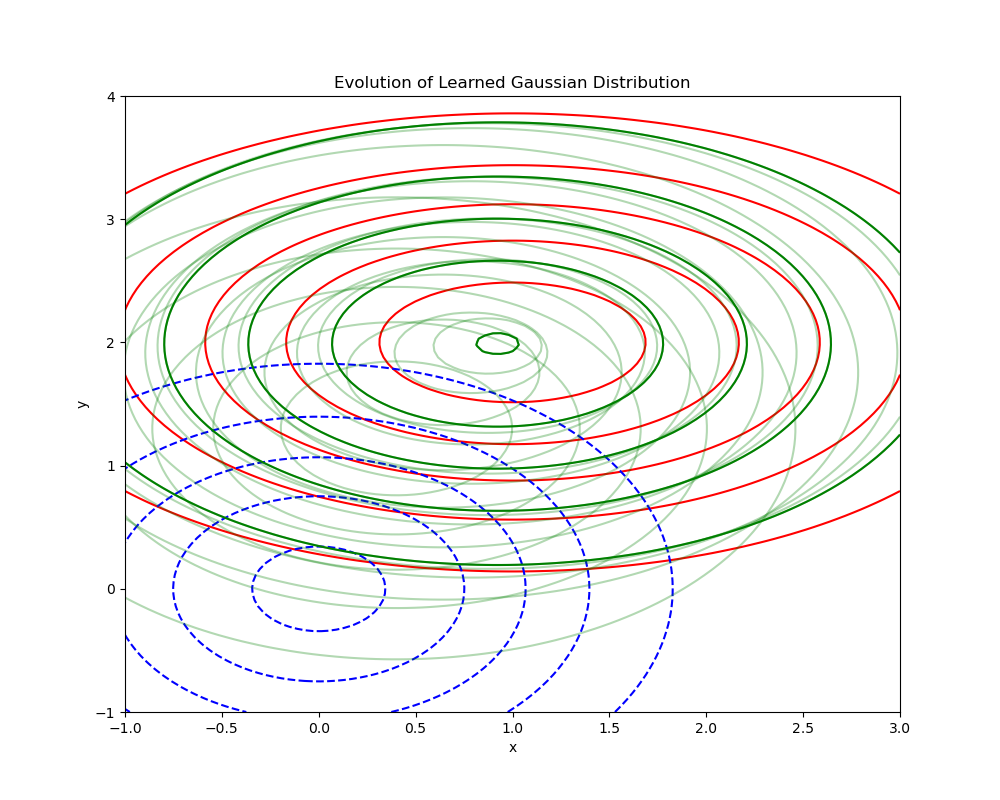

Reproduce this figure in Python.
import numpy as np
import matplotlib.pyplot as plt
from scipy.stats import multivariate_normal

# Target distribution parameters
mu_target = np.array([1.0, 2.0])
sigma_target = np.diag([2.0, 1.0])  # Diagonal covariance

# Initial learned parameters
mu = np.array([0.0, 0.0])
sigma_diag = np.array([1.0, 1.0])  # Diagonal variances

# Learning rate and number of steps
eta = 0.1
steps = 50

# Store history for visualization
history_mu = [mu.copy()]
history_sigma = [sigma_diag.copy()]

# Gradient descent updates
for _ in range(steps):
    # Compute gradients for mu
    grad_mu = (mu - mu_target) / np.diag(sigma_target)
    
    # Compute gradients for sigma (diagonal)
    grad_sigma_diag = 0.5 * (1/np.diag(sigma_target) - 1/sigma_diag)
    
    # Update parameters
    new_mu = mu - eta * grad_mu
    new_sigma_diag = sigma_diag - eta * grad_sigma_diag
    
    # Ensure variances remain positive
    new_sigma_diag = np.maximum(new_sigma_diag, 1e-3)
    
    # Update parameters
    mu = new_mu
    sigma_diag = new_sigma_diag
    
    # Save history
    history_mu.append(mu.copy())
    history_sigma.append(sigma_diag.copy())

# Visualization
x = np.linspace(-1, 3, 100)
y = np.linspace(-1, 4, 100)
X, Y = np.meshgrid(x, y)
pos = np.dstack((X, Y))

fig, ax = plt.subplots(figsize=(10, 8))

# Plot target distribution
target_dist = multivariate_normal(mean=mu_target, cov=sigma_target)
Z_target = target_dist.pdf(pos)
ax.contour(X, Y, Z_target, levels=5, colors='red', label='Target')

# Plot initial distribution
initial_dist = multivariate_normal(mean=history_mu[0], cov=np.diag(history_sigma[0]))
Z_initial = initial_dist.pdf(pos)
ax.contour(X, Y, Z_initial, levels=5, colors='blue', linestyles='dashed', label='Initial')

# Plot intermediate steps
for step in [10, 20, 30, 40, 50]:
    mu_step = history_mu[step]
    sigma_step = np.diag(history_sigma[step])
    dist = multivariate_normal(mean=mu_step, cov=sigma_step)
    Z = dist.pdf(pos)
    ax.contour(X, Y, Z, levels=5, colors='green', alpha=0.3)

# Plot final distribution
final_dist = multivariate_normal(mean=history_mu[-1], cov=np.diag(history_sigma[-1]))
Z_final = final_dist.pdf(pos)
ax.contour(X, Y, Z_final, levels=5, colors='green', label='Final')

ax.set_xlabel('x')
ax.set_ylabel('y')
ax.set_title('Evolution of Learned Gaussian Distribution')
plt.savefig('prob1.png')